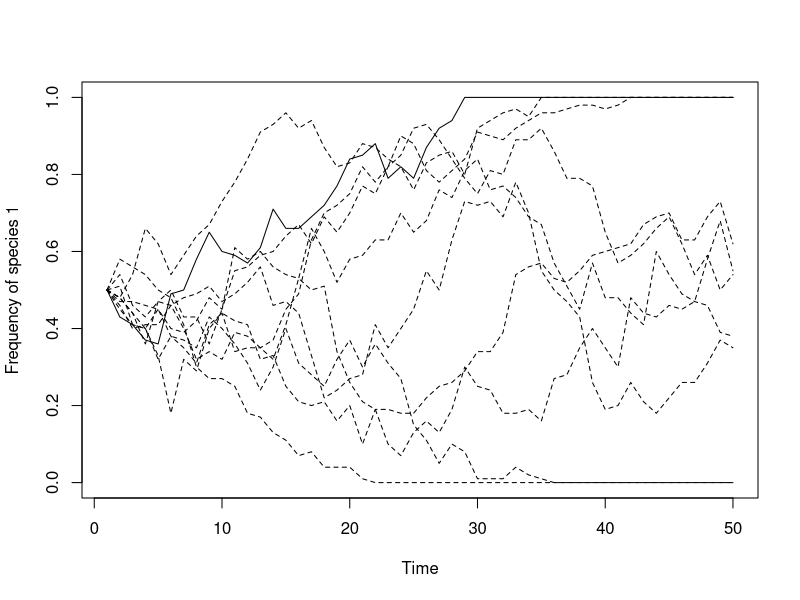

Reproduce this figure in R.
##' Robin Elahi
##' 19 Nov 2016
##' Vellend TEC - Box 6.5
##' http://mvellend.recherche.usherbrooke.ca/Box5.htm

## specify parameters, initial conditions, and output matrix
num.years <- 50 
num.patch <- 10
freq.1.mat <- matrix(nrow = num.years, ncol = num.patch)

J <- 100 # number of individuals PER PATCH
init.1 <- 0.5*J 
COM <- matrix(nrow=J, ncol=num.patch)
COM[1:init.1,] <- 1; COM[(init.1+1):J,] <- 2 

year <- 2 

m <- 0
fit.ratio.avg <- vector(length=num.patch)
fit.ratio.avg[] <- 1
freq.dep <- vector(length=num.patch)
freq.dep[] <- 0

## record data (frequency of species 1) for year 1
freq.1.mat[1,] <- init.1/J 

## run simulation
for (i in 1:(J*num.patch*(num.years-1))) {
  
  ## choose a patch where a death even will occur
  patch <- sample(1:num.patch,1)
  
  ## calculate Pr.1 if dispersal occurs
  if (runif(1) < m) {
    Pr.1 <- sum(COM==1)/(J*num.patch)
  } else { 
    
    ## calculate Pr.1 if local reproduction (not dispersal)
    freq.1 <- sum(COM[,patch]==1)/J; freq.2 <- 1 - freq.1
    fit.ratio <- exp(freq.dep[patch]*(freq.1-0.5) + log(fit.ratio.avg[patch]))
    Pr.1 <-  fit.ratio*freq.1/(fit.ratio*freq.1 + freq.2)
  }
  
  COM[ceiling(J*runif(1)),patch] <- sample(c(1,2), 1, prob=c(Pr.1,1-Pr.1)) 
  
  ## record data  
  if (i %% (J*num.patch) == 0) {
    freq.1.mat[year,] <- colSums(COM==1)/J
    year <- year + 1 
  }
} 

## graph the results
plot(1:num.years, freq.1.mat[,1], type="l", xlab="Time", 
     ylab="Frequency of species 1", ylim=c(0,1))
for (i in 2:(num.patch)) {
  lines(1:num.years,freq.1.mat[,i], type="l", lty=2, ylim=c(0,1))
}
